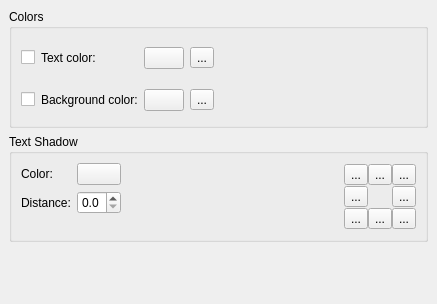
<?xml version="1.0" encoding="UTF-8"?>
<ui version="4.0">
 <class>FontDecorations</class>
 <widget class="QWidget" name="FontDecorations">
  <property name="geometry">
   <rect>
    <x>0</x>
    <y>0</y>
    <width>437</width>
    <height>304</height>
   </rect>
  </property>
  <layout class="QVBoxLayout">
   <property name="spacing">
    <number>6</number>
   </property>
   <property name="margin">
    <number>9</number>
   </property>
   <item>
    <widget class="QGroupBox" name="groupBox">
     <property name="title">
      <string>Colors</string>
     </property>
     <layout class="QGridLayout">
      <property name="margin">
       <number>9</number>
      </property>
      <property name="spacing">
       <number>6</number>
      </property>
      <item row="0" column="4" rowspan="2">
       <spacer>
        <property name="orientation">
         <enum>Qt::Horizontal</enum>
        </property>
        <property name="sizeHint" stdset="0">
         <size>
          <width>41</width>
          <height>78</height>
         </size>
        </property>
       </spacer>
      </item>
      <item row="1" column="3">
       <widget class="QToolButton" name="resetBackground">
        <property name="text">
         <string>...</string>
        </property>
       </widget>
      </item>
      <item row="1" column="2">
       <widget class="KColorButton" name="backgroundColor"/>
      </item>
      <item row="0" column="2">
       <widget class="KColorButton" name="textColor"/>
      </item>
      <item row="0" column="1">
       <widget class="QLabel" name="textColorLabel">
        <property name="text">
         <string>Text color:</string>
        </property>
        <property name="wordWrap">
         <bool>false</bool>
        </property>
        <property name="buddy">
         <cstring>textColor</cstring>
        </property>
       </widget>
      </item>
      <item row="0" column="3">
       <widget class="QToolButton" name="resetTextColor">
        <property name="text">
         <string>...</string>
        </property>
       </widget>
      </item>
      <item row="1" column="1">
       <widget class="QLabel" name="backgroundColorLabel">
        <property name="text">
         <string>Background color:</string>
        </property>
        <property name="wordWrap">
         <bool>false</bool>
        </property>
        <property name="buddy">
         <cstring>backgroundColor</cstring>
        </property>
       </widget>
      </item>
      <item row="0" column="0">
       <widget class="QCheckBox" name="enableText"/>
      </item>
      <item row="1" column="0">
       <widget class="QCheckBox" name="enableBackground">
        <property name="text">
         <string/>
        </property>
       </widget>
      </item>
     </layout>
    </widget>
   </item>
   <item>
    <widget class="QGroupBox" name="shadowGroupBox">
     <property name="title">
      <string>Text Shadow</string>
     </property>
     <layout class="QGridLayout">
      <property name="margin">
       <number>9</number>
      </property>
      <property name="spacing">
       <number>6</number>
      </property>
      <item row="0" column="3" rowspan="3">
       <layout class="QGridLayout">
        <property name="margin">
         <number>0</number>
        </property>
        <property name="spacing">
         <number>0</number>
        </property>
        <item row="2" column="1">
         <widget class="QToolButton" name="toolButton">
          <property name="text">
           <string>...</string>
          </property>
          <property name="checkable">
           <bool>true</bool>
          </property>
          <property name="autoExclusive">
           <bool>true</bool>
          </property>
         </widget>
        </item>
        <item row="1" column="2">
         <widget class="QToolButton" name="toolButton_5">
          <property name="text">
           <string>...</string>
          </property>
          <property name="checkable">
           <bool>true</bool>
          </property>
          <property name="autoExclusive">
           <bool>true</bool>
          </property>
         </widget>
        </item>
        <item row="1" column="0">
         <widget class="QToolButton" name="toolButton_7">
          <property name="text">
           <string>...</string>
          </property>
          <property name="checkable">
           <bool>true</bool>
          </property>
          <property name="autoExclusive">
           <bool>true</bool>
          </property>
         </widget>
        </item>
        <item row="0" column="0">
         <widget class="QToolButton" name="toolButton_4">
          <property name="text">
           <string>...</string>
          </property>
          <property name="checkable">
           <bool>true</bool>
          </property>
          <property name="autoExclusive">
           <bool>true</bool>
          </property>
         </widget>
        </item>
        <item row="2" column="0">
         <widget class="QToolButton" name="toolButton_8">
          <property name="text">
           <string>...</string>
          </property>
          <property name="checkable">
           <bool>true</bool>
          </property>
          <property name="autoExclusive">
           <bool>true</bool>
          </property>
         </widget>
        </item>
        <item row="0" column="2">
         <widget class="QToolButton" name="toolButton_3">
          <property name="text">
           <string>...</string>
          </property>
          <property name="checkable">
           <bool>true</bool>
          </property>
          <property name="autoExclusive">
           <bool>true</bool>
          </property>
         </widget>
        </item>
        <item row="2" column="2">
         <widget class="QToolButton" name="toolButton_6">
          <property name="text">
           <string>...</string>
          </property>
          <property name="checkable">
           <bool>true</bool>
          </property>
          <property name="autoExclusive">
           <bool>true</bool>
          </property>
         </widget>
        </item>
        <item row="0" column="1">
         <widget class="QToolButton" name="toolButton_2">
          <property name="text">
           <string>...</string>
          </property>
          <property name="checkable">
           <bool>true</bool>
          </property>
          <property name="autoExclusive">
           <bool>true</bool>
          </property>
         </widget>
        </item>
       </layout>
      </item>
      <item row="2" column="0">
       <spacer>
        <property name="orientation">
         <enum>Qt::Vertical</enum>
        </property>
        <property name="sizeType">
         <enum>QSizePolicy::Fixed</enum>
        </property>
        <property name="sizeHint" stdset="0">
         <size>
          <width>20</width>
          <height>10</height>
         </size>
        </property>
       </spacer>
      </item>
      <item row="0" column="2">
       <spacer>
        <property name="orientation">
         <enum>Qt::Horizontal</enum>
        </property>
        <property name="sizeHint" stdset="0">
         <size>
          <width>31</width>
          <height>20</height>
         </size>
        </property>
       </spacer>
      </item>
      <item row="0" column="0">
       <widget class="QLabel" name="shadowColorLabel">
        <property name="text">
         <string>Color:</string>
        </property>
        <property name="wordWrap">
         <bool>false</bool>
        </property>
        <property name="buddy">
         <cstring>shadowGroupBox</cstring>
        </property>
       </widget>
      </item>
      <item row="1" column="0">
       <widget class="QLabel" name="shadowDistanceLabel">
        <property name="text">
         <string>Distance:</string>
        </property>
        <property name="wordWrap">
         <bool>false</bool>
        </property>
        <property name="buddy">
         <cstring>shadowDistance</cstring>
        </property>
       </widget>
      </item>
      <item row="1" column="1">
       <widget class="KoUnitDoubleSpinBox" name="shadowDistance">
        <property name="decimals">
         <number>1</number>
        </property>
        <property name="maximum">
         <double>9.000000000000000</double>
        </property>
        <property name="singleStep">
         <double>0.500000000000000</double>
        </property>
       </widget>
      </item>
      <item row="0" column="1">
       <widget class="KColorButton" name="shadow"/>
      </item>
     </layout>
    </widget>
   </item>
   <item>
    <spacer>
     <property name="orientation">
      <enum>Qt::Vertical</enum>
     </property>
     <property name="sizeHint" stdset="0">
      <size>
       <width>20</width>
       <height>16</height>
      </size>
     </property>
    </spacer>
   </item>
  </layout>
 </widget>
 <layoutdefault spacing="6" margin="11"/>
 <customwidgets>
  <customwidget>
   <class>KColorButton</class>
   <extends>QPushButton</extends>
   <header>kcolorbutton.h</header>
   <container>1</container>
  </customwidget>
  <customwidget>
   <class>KoUnitDoubleSpinBox</class>
   <extends>QDoubleSpinBox</extends>
   <header>KoUnitDoubleSpinBox.h</header>
  </customwidget>
 </customwidgets>
 <includes>
  <include location="local">knuminput.h</include>
  <include location="local">kcolorbutton.h</include>
  <include location="local">kpushbutton.h</include>
 </includes>
 <resources>
  <include location="foobar.qrc"/>
 </resources>
 <connections/>
</ui>
